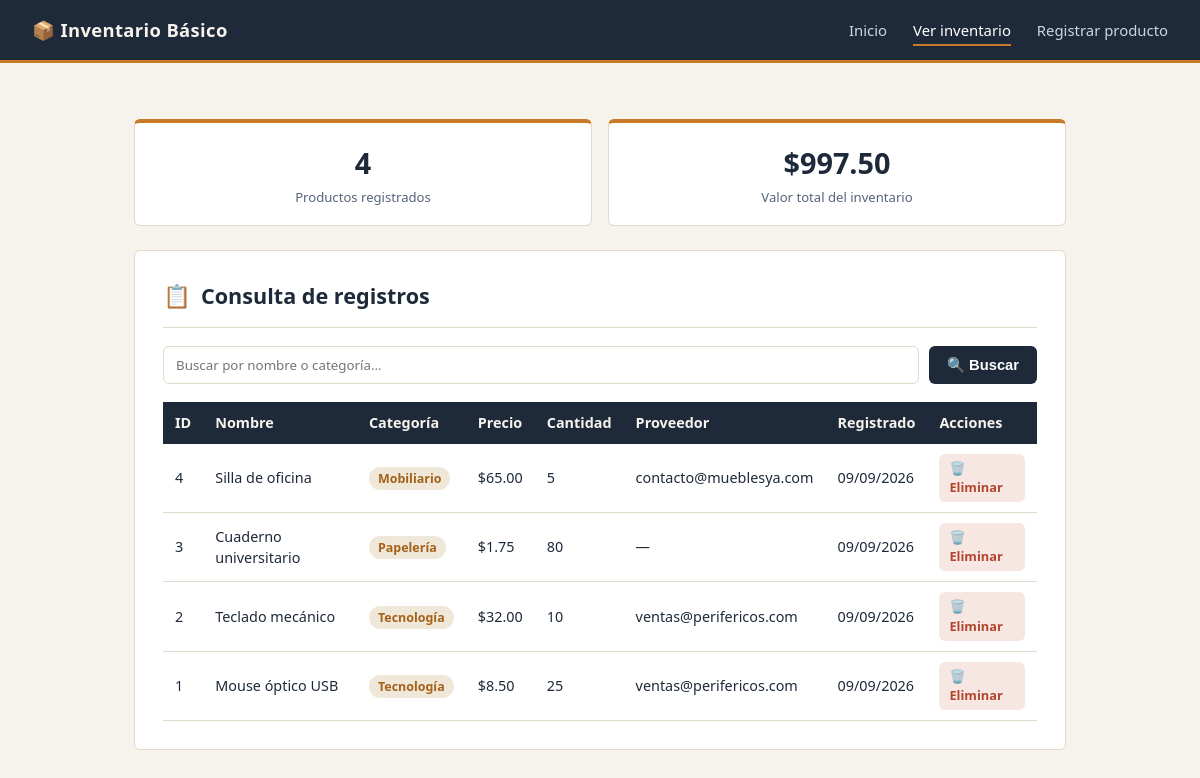
The page /controllers/ProductoController.php?accion=listar on the database its author committed.
### tables this page shows
CREATE TABLE IF NOT EXISTS productos (
    id              INT AUTO_INCREMENT PRIMARY KEY,
    nombre          VARCHAR(150)   NOT NULL,
    categoria       VARCHAR(100)   NOT NULL,
    precio          DECIMAL(10,2)  NOT NULL,
    cantidad        INT            NOT NULL,
    proveedor_email VARCHAR(150)   NULL,
    descripcion     TEXT           NULL,
    fecha_registro  DATETIME       DEFAULT CURRENT_TIMESTAMP
);

### config/conexion.php (called while the page is built, shortened)
<?php
function obtenerConexion(): PDO
{
    static $conexion = null;
    if ($conexion === null) {
        try {
            $dsn = 'mysql:host=' . DB_HOST . ';dbname=' . DB_NAME . ';charset=utf8mb4';
            $conexion = new PDO($dsn, DB_USER, DB_PASS, [
                PDO::ATTR_ERRMODE            => PDO::ERRMODE_EXCEPTION,
                PDO::ATTR_DEFAULT_FETCH_MODE => PDO::FETCH_ASSOC,
            ]);
        } catch (PDOException $e) {
            die('Error de conexión a la base de datos: ' . $e->getMessage());
        }
    }
    return $conexion;
}

### models/Producto.php (called while the page is built, shortened)
<?php
require_once __DIR__ . '/../config/conexion.php';
class Producto
{
    private PDO $db;
    public function __construct()
    {
        $this->db = obtenerConexion();
    }
    public function obtenerTodos(string $busqueda = ''): array
    {
        if ($busqueda !== '') {
            $sql = "SELECT * FROM productos
                    WHERE nombre LIKE :buscar OR categoria LIKE :buscar
                    ORDER BY id DESC";
            $stmt = $this->db->prepare($sql);
            $stmt->execute([':buscar' => '%' . $busqueda . '%']);
        } else {
            $sql = "SELECT * FROM productos ORDER BY id DESC";
            $stmt = $this->db->query($sql);
        }
        return $stmt->fetchAll();
    }
    public function contarProductos(): int
    {
        return (int) $this->db->query("SELECT COUNT(*) AS total FROM productos")->fetch()['total'];
    }
    public function valorTotalInventario(): float
    {
        $r = $this->db->query("SELECT SUM(precio * cantidad) AS valor FROM productos")->fetch();
        return (float) ($r['valor'] ?? 0);
    }
}

### views/inventario/listar.php (the view, shortened to what this page needs)
<!DOCTYPE html>
<html lang="es">
<head>
    <link rel="stylesheet" href="../../css/estilos.css">
</head>
<body>
<header class="app-header">
    <div class="app-header__marca">📦 Inventario Básico</div>
    <nav class="app-header__nav">
        <a href="../../index.php">Inicio</a>
        <a class="activo" href="../../controllers/ProductoController.php?accion=listar">Ver inventario</a>
        <a href="crear.php">Registrar producto</a>
    </nav>
</header>
<main class="contenedor">
    <div class="resumen">
        <div class="resumen__tarjeta">
            <span class="resumen__valor"><?= (int) $totalProductos ?></span>
            <span class="resumen__etiqueta">Productos registrados</span>
        </div>
        <div class="resumen__tarjeta">
            <span class="resumen__valor">$<?= number_format($valorInventario, 2) ?></span>
            <span class="resumen__etiqueta">Valor total del inventario</span>
        </div>
    </div>
    <div class="tarjeta">
        <div class="tarjeta__encabezado">
            <span class="tarjeta__icono">📋</span>
            <h1>Consulta de registros</h1>
        </div>
        <form action="../../controllers/ProductoController.php" method="GET" class="form-busqueda">
            <input type="text" name="buscar" placeholder="Buscar por nombre o categoría..."
                   value="<?= htmlspecialchars($busqueda, ENT_QUOTES, 'UTF-8') ?>">
            <button type="submit" class="boton boton--secundario">🔍 Buscar</button>
        </form>
        <div class="tabla-responsive">
            <table class="tabla-datos">
                <thead>
                    <tr>
                        <th>ID</th>
                        <th>Nombre</th>
                        <th>Categoría</th>
                        <th>Precio</th>
                        <th>Cantidad</th>
                        <th>Proveedor</th>
                        <th>Registrado</th>
                        <th>Acciones</th>
                    </tr>
                </thead>
                <tbody>
                    <?php if (empty($productos)): ?>
                        <tr>
                            <td colspan="8" class="tabla-datos__vacio">No hay productos que coincidan con la búsqueda.</td>
                        </tr>
                    <?php else: ?>
                        <?php foreach ($productos as $p): ?>
                            <tr>
                                <td><?= (int) $p['id'] ?></td>
                                <td><?= htmlspecialchars($p['nombre'], ENT_QUOTES, 'UTF-8') ?></td>
                                <td><span class="etiqueta-categoria"><?= htmlspecialchars($p['categoria'], ENT_QUOTES, 'UTF-8') ?></span></td>
                                <td>$<?= number_format((float) $p['precio'], 2) ?></td>
                                <td><?= (int) $p['cantidad'] ?></td>
                                <td><?= $p['proveedor_email'] ? htmlspecialchars($p['proveedor_email'], ENT_QUOTES, 'UTF-8') : '—' ?></td>
                                <td><?= htmlspecialchars(date('d/m/Y', strtotime($p['fecha_registro'])), ENT_QUOTES, 'UTF-8') ?></td>
                                <td>
                                    <a class="boton boton--peligro boton--pequeno"
                                       href="../../controllers/ProductoController.php?accion=eliminar&id=<?= (int) $p['id'] ?>"
                                       onclick="return confirm('¿Eliminar este producto del inventario?');">🗑️ Eliminar</a>
                                </td>
                            </tr>
                        <?php endforeach; ?>
                    <?php endif; ?>
                </tbody>
            </table>
        </div>
    </div>
</main>
</body>
</html>

### controllers/ProductoController.php (shortened to what this page needs)
<?php
require_once __DIR__ . '/../models/Producto.php';
$productoModelo = new Producto();
$accion = $_GET['accion'] ?? ($_POST['accion'] ?? 'listar');
switch ($accion) {
    case 'listar':
    default:
        $busqueda  = trim($_GET['buscar'] ?? '');
        $productos = $productoModelo->obtenerTodos($busqueda);
        $totalProductos = $productoModelo->contarProductos();
        $valorInventario = $productoModelo->valorTotalInventario();
        require __DIR__ . '/../views/inventario/listar.php';
        break;
}

### css/estilos.css (style rules this page uses)
:root { --fondo: #F6F3EC; --superficie: #FFFFFF; --tinta: #1E2A3A; --tinta-suave: #55637A; --linea: #E1DACB; --ambar: #C97A26; --ambar-oscuro: #A5611A; --salvia: #5C8368; --salvia-fondo: #E8F0E9; --rojo: #B3452F; --rojo-fondo: #F7E7E2; --radio: 6px; }
* { box-sizing: border-box; }
body { margin: 0; background: var(--fondo); color: var(--tinta); font-family: "Segoe UI", Roboto, "Helvetica Neue", Arial, sans-serif; font-size: 15px; line-height: 1.5; }
.app-header { display: flex; justify-content: space-between; align-items: center; padding: 16px 32px; background: var(--tinta); color: #F6F3EC; border-bottom: 3px solid var(--ambar); }
.app-header__marca { font-size: 1.15rem; font-weight: 700; letter-spacing: 0.02em; }
.app-header__nav a { color: #CDD6E3; text-decoration: none; margin-left: 22px; font-size: 0.93rem; padding-bottom: 4px; border-bottom: 2px solid transparent; }
.app-header__nav a.activo { color: #FFFFFF; border-bottom-color: var(--ambar); }
.contenedor { max-width: 980px; margin: 0 auto; padding: 32px 24px 64px; }
.tarjeta { background: var(--superficie); border: 1px solid var(--linea); border-radius: var(--radio); padding: 28px; margin-top: 24px; }
.tarjeta__encabezado { display: flex; align-items: center; gap: 10px; margin-bottom: 18px; padding-bottom: 14px; border-bottom: 1px solid var(--linea); }
.tarjeta__encabezado h1 { font-size: 1.35rem; margin: 0; }
.tarjeta__icono { font-size: 1.4rem; }
.resumen { display: flex; gap: 16px; margin-top: 24px; }
.resumen__tarjeta { flex: 1; background: var(--superficie); border: 1px solid var(--linea); border-top: 4px solid var(--ambar); border-radius: var(--radio); padding: 18px 20px; text-align: center; }
.resumen__valor { display: block; font-size: 1.8rem; font-weight: 700; font-variant-numeric: tabular-nums; }
.resumen__etiqueta { display: block; font-size: 0.82rem; color: var(--tinta-suave); margin-top: 4px; }
.boton { display: inline-block; padding: 10px 18px; border-radius: var(--radio); border: none; font-size: 0.92rem; font-weight: 600; text-decoration: none; cursor: pointer; }
.boton--secundario { background: var(--tinta); color: #fff; }
.boton--peligro { background: var(--rojo-fondo); color: var(--rojo); }
.boton--pequeno { padding: 5px 10px; font-size: 0.8rem; }
.form-busqueda { display: flex; gap: 10px; margin-bottom: 18px; align-items: center; }
.form-busqueda input { flex: 1; padding: 9px 12px; border: 1px solid var(--linea); border-radius: var(--radio); font-family: inherit; }
.tabla-responsive { overflow-x: auto; }
.tabla-datos { width: 100%; border-collapse: collapse; font-size: 0.9rem; }
.tabla-datos th { text-align: left; background: var(--tinta); color: #F6F3EC; padding: 10px 12px; font-weight: 600; }
.tabla-datos td { padding: 10px 12px; border-bottom: 1px solid var(--linea); font-variant-numeric: tabular-nums; }
.etiqueta-categoria { background: #EFE8D8; color: var(--ambar-oscuro); padding: 3px 9px; border-radius: 999px; font-size: 0.78rem; font-weight: 600; }

### rows shown on the page
productos: id "4", nombre "Silla de oficina", categoria "Mobiliario", precio "65.00", cantidad "5", proveedor_email "contacto@mueblesya.com", fecha_registro "09/09/2026"
productos: id "3", nombre "Cuaderno universitario", categoria "Papelería", precio "1.75", cantidad "80", fecha_registro "09/09/2026"
productos: id "2", nombre "Teclado mecánico", categoria "Tecnología", precio "32.00", cantidad "10", proveedor_email "ventas@perifericos.com", fecha_registro "09/09/2026"
productos: id "1", nombre "Mouse óptico USB", categoria "Tecnología", precio "8.50", cantidad "25", proveedor_email "ventas@perifericos.com", fecha_registro "09/09/2026"

### other values the page prints
$totalProductos "4"
$valorInventario "997.50"
